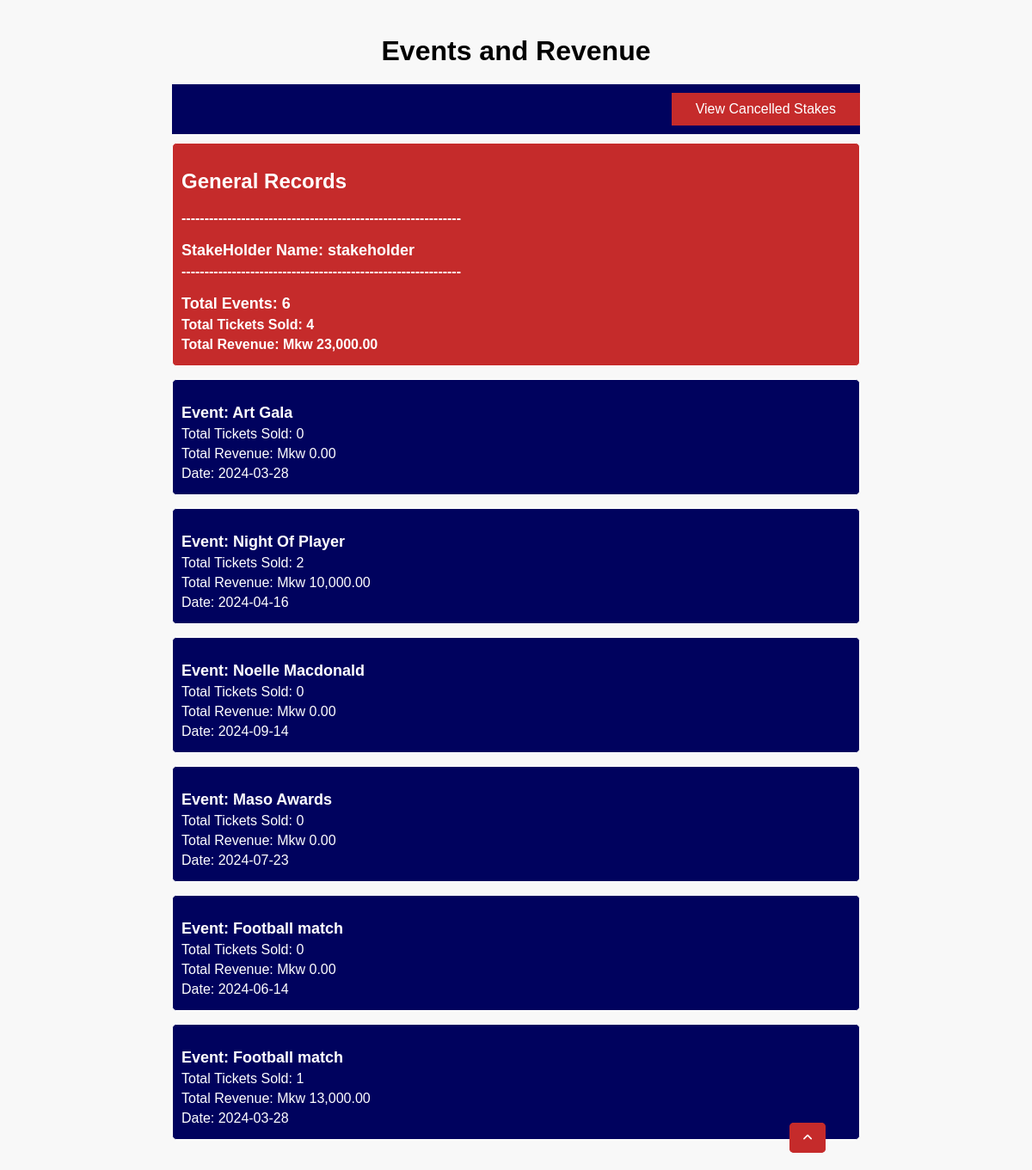
Page /stakeholders/index.php (signed in) on the committed database.
### tables this page shows
CREATE TABLE `events` (
  `id` int(11) NOT NULL,
  `event` varchar(50) NOT NULL,
  `date` date NOT NULL,
  `time` time NOT NULL,
  `venue` varchar(50) NOT NULL,
  `seats` int(11) NOT NULL,
  `price` int(11) NOT NULL,
  `description` text NOT NULL,
  `tickets_bought` int(11) NOT NULL DEFAULT 0,
  `poster` blob DEFAULT NULL
);

### stakeholders/index.php (the view, shortened to what this page needs)
<?php
  include("../admin/common/conn.php");
?>
<!DOCTYPE html>
<html lang="en">
<head>
  <link rel="stylesheet" href="css/main.css">
  <link rel="stylesheet" href="../assets/fontawesome/css/all.css">
</head>
<body>
    <div class="main-content">
        <div class="events-revenue-page">
            <h1>Events and Revenue</h1>
            <div class="event-list">
                <div class="cancelled">
                    <a href="cancelled_events.php" class="btn">View Cancelled Stakes</a>
                </div>
                <div class="event" id="legend">
                    <?php
                    $session_name = $_SESSION['username'];
                    $query = "SELECT * FROM stakeholder_stake WHERE name='$session_name'";
                    $query_run = mysqli_query($conn, $query);
                        if(mysqli_num_rows($query_run)<=0){
                        ?>
                            <h2>General Records</h2>
                            <p>-------------------------------------------------------------</p>
                            <h3>StakeHolder Name: <?php echo $session_name; ?></h3>
                            <p>-------------------------------------------------------------</p>
                            <h3 style="text-align: center;">You have no event(s) Staked</h3>
                            <?php
                        }else{
                            $countEvents = 0;
                            $totalRevenue = 0;
                            $countTickets = 0;
                            while ($row = mysqli_fetch_assoc($query_run)) {
                                $stakeholder_event = $row['event'];
                                $query = "SELECT * FROM events WHERE event='$stakeholder_event'";
                                $events = mysqli_query($conn, $query);
                                foreach($events as $event){
                                    $countEvents ++;
                                    $totalRevenue += $event['tickets_bought'] * $event['price'];
                                    $query = "SELECT * FROM tickets WHERE event='$stakeholder_event'";
                                    $numbers = mysqli_query($conn, $query);
                                    foreach($numbers as $number){
                                        $countTickets ++;
                                    }
                                }
                            } ?>
                                <h2>General Records</h2>
                                <p>-------------------------------------------------------------</p>
                                <h3>StakeHolder Name: <?php echo $session_name; ?></h3>
                                <p>-------------------------------------------------------------</p>
                                <h3>Total Events: <?php echo $countEvents ; ?></h3>
                                <p>Total Tickets Sold: <?php echo $countTickets ; ?></p>
                                <p>Total Revenue: Mkw <?php echo number_format($totalRevenue, 2) ; ?></p>
                            <?php
                        } ?>
                </div>
                <?php
                $session_name = $_SESSION['username'];
                $query = "SELECT * FROM stakeholder_stake WHERE name='$session_name'";
                $query_run = mysqli_query($conn, $query);
                    if(mysqli_num_rows($query_run)<=0){
                    }else{
                        while ($row = mysqli_fetch_assoc($query_run)) {
                            $stakeholder_event = $row['event'];
                                $query = "SELECT * FROM events WHERE event='$stakeholder_event'";
                                $events = mysqli_query($conn, $query);
                                foreach($events as $event){
                            ?>
                            <div class="event">
                                <h3>Event: <?php echo $event['event'];?></h3>
                                <p>Total Tickets Sold: <?php echo $event['tickets_bought'];?></p>
                                <p>Total Revenue: Mkw <?php echo number_format($event['tickets_bought'] * $event['price'], 2);?></p>
                                <p>Date: <?php echo $event['date'];?></p>
                            </div>
                            <?php }
                        }
                    } ?>
            </div>
        </div>
        <div class="fixed-button" id="fixedButton">
        <button id="btnShow" onclick="toggleShow()"><i class="fa-solid fa-angle-up" style="color: #ffffff;"></i></button>
        </div>
    </div>
</body>
</html>

### stakeholders/css/main.css (style rules this page uses)
body { font-family: Arial, sans-serif; margin: 0; padding: 0; background-color: #f8f8f8; color: #000000; }
.main-content { max-width: 800px; margin: 0 auto; padding: 20px; }
.events-revenue-page h1 { text-align: center; margin-bottom: 20px; }
.event-list { display: flex; flex-direction: column; }
.event { border: 1px solid #fff; border-radius: 5px; padding: 10px; margin-bottom: 15px; background-color: rgb(0, 2, 94); color: #ffffff; }
.event h3 { margin-bottom: 5px; font-size: 18px; }
.event p { margin: 5px 0; }
.fixed-button { background-color: #c52b2b; position: fixed; bottom: 20px; right: 20%; border-radius: 5px; }
.fixed-button button, .fixed-button a { text-decoration: none; padding: 10px 15px; background-color: #c52b2b; color: #fff; border: none; border-radius: 5px; cursor: pointer; }
#legend { font-family: sans-serif; background-color: #c52b2b; font-weight: bold; }

### stakeholders/index.php (style rules this page uses)
.fixed-button button, .fixed-button a { background-color: #c52b2b; text-decoration: none; }
.cancelled { width: 100%; margin: 0; margin-bottom: 10px; padding: 10px 0; display: flex; justify-content: end; background: #00025e; }
.btn { text-decoration: none; color: #fff; background-color: #c52b2b; border: none; padding: 10px 28px; font-size: 16px; }

### rows in the picture
events: event "Art Gala", tickets_bought "0", $event['tickets_bought'] * $event['price'] "0.00", date "2024-03-28"
events: event "Night Of Player", tickets_bought "2", $event['tickets_bought'] * $event['price'] "10,000.00", date "2024-04-16"
events: event "Noelle Macdonald", tickets_bought "0", $event['tickets_bought'] * $event['price'] "0.00", date "2024-09-14"
events: event "Maso Awards", tickets_bought "0", $event['tickets_bought'] * $event['price'] "0.00", date "2024-07-23"
events: event "Football match", tickets_bought "0", $event['tickets_bought'] * $event['price'] "0.00", date "2024-06-14"
events: event "Football match", tickets_bought "1", $event['tickets_bought'] * $event['price'] "13,000.00", date "2024-03-28"

### other values in the picture
$session_name "stakeholder"
$countEvents "6"
$countTickets "4"
$totalRevenue "23,000.00"
